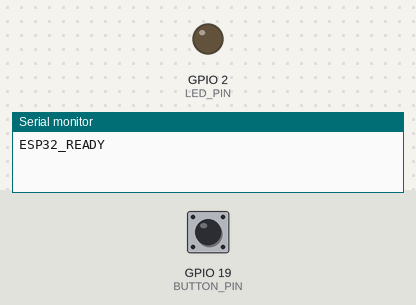
Simulated run of this sketch. Board: ESP32. On the bench: output pins drawn as LEDs (lit = HIGH), the last lines printed to the serial monitor. The test bench sets the inputs (shaded band); at power-on: GPIO 19 (BUTTON_PIN) HIGH.

Above: at 1.2 s.
1.3 s: GPIO 19 (BUTTON_PIN) pulled LOW for 0.15 s
At 1.42 s:
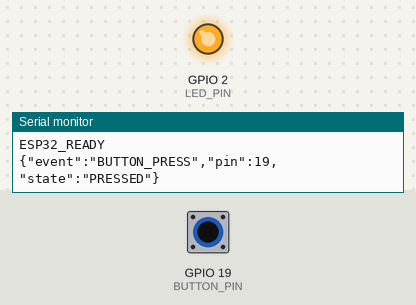
3.0 s: GPIO 19 (BUTTON_PIN) pulled LOW for 3.2 s
At 6.8 s:
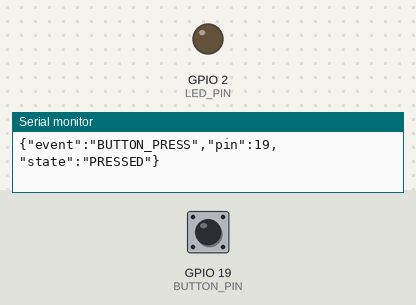
Timing chart, 0 to 8.3 s (numbered marks = the images above; inputs shaded):
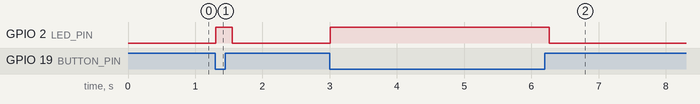

The sketch:

milestone1_esp32.ino
```cpp
/*
 * HoloMed AI - Milestone 1 Hardware Test Firmware
 * File: HoloMedAI Hardware/milestone1_esp32.ino
 *
 * Target: ESP32 Dev Module
 * Features:
 * - Onboard Status LED on GPIO 2
 * - Tactile / Jumper Pull-up Button Input on GPIO 19
 * - Serial Telemetry at 115200 baud (JSON event broadcasting)
 */

#include <Arduino.h>

#define LED_PIN 2
#define BUTTON_PIN 19


void setup() {
  // Initialize Serial communication at 115200 baud
  Serial.begin(115200);

  // Configure I/O pins
  pinMode(LED_PIN, OUTPUT);
  pinMode(BUTTON_PIN, INPUT_PULLUP);

  // Ensure initial LED state is OFF
  digitalWrite(LED_PIN, LOW);

  // Broadcast readiness handshake
  Serial.println("ESP32_READY");
}

void loop() {
  int buttonState = digitalRead(BUTTON_PIN);

  if (buttonState == LOW) {
    // Button pressed (GPIO 19 grounded)
    digitalWrite(LED_PIN, HIGH);
    Serial.println("{\"event\":\"BUTTON_PRESS\",\"pin\":19,\"state\":\"PRESSED\"}");
    delay(250); // Debounce delay
  } else {
    // Button released / floating (internal pull-up keeps GPIO 19 HIGH)
    digitalWrite(LED_PIN, LOW);
    delay(10);  // Small polling delay to reduce CPU spin
  }
}
```

Measured:
- after the input at 1.3 s, GPIO 2 (LED_PIN): LOW → HIGH at once, → LOW 0.25 s later
- after the input at 3.0 s, GPIO 2 (LED_PIN): LOW → HIGH at once, → LOW 3.3 s later
